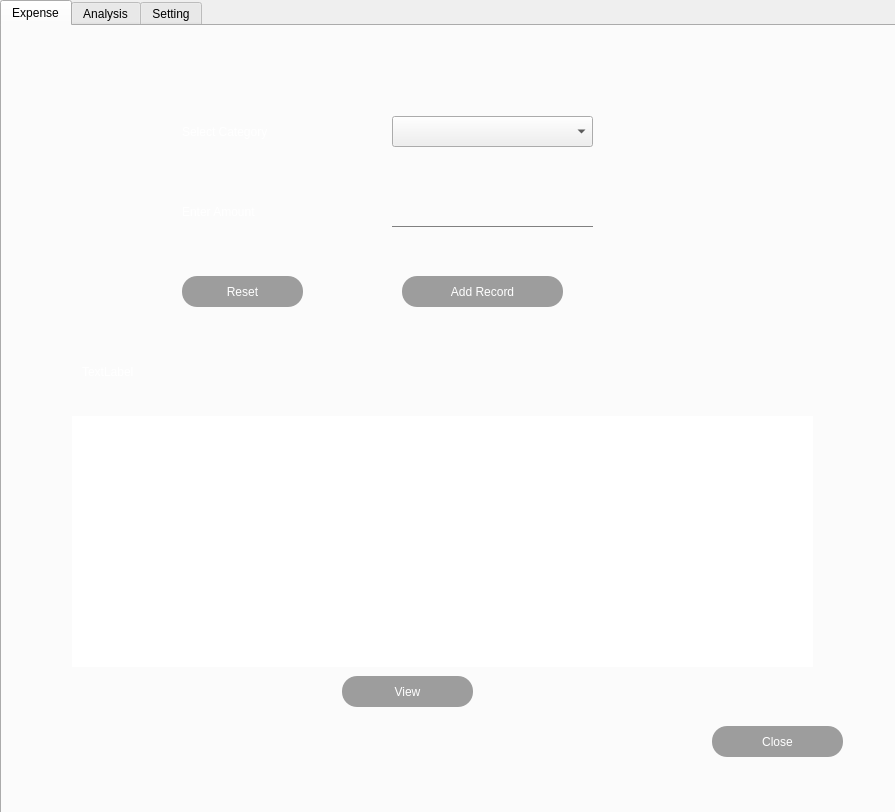
<?xml version="1.0" encoding="UTF-8"?>
<ui version="4.0">
 <class>Form</class>
 <widget class="QWidget" name="Form">
  <property name="geometry">
   <rect>
    <x>0</x>
    <y>0</y>
    <width>895</width>
    <height>812</height>
   </rect>
  </property>
  <property name="windowTitle">
   <string>Form</string>
  </property>
  <property name="styleSheet">
   <string notr="true">QToolButton{
background-color: rgb(114, 188,255);
border-radius: 50px;
}

QFrame{
background-color: rbga(0,181, 255, 50);

border-radius: 15px;
}

QLabel{
background-color:none ;
color: white;
}

QLineEdit{
color: white;
background: transparent;
border: none;
border-bottom: 1px solid gray;
}

QLineEdit:hover{
color: white;
border-bottom: 1px solid rgb(114, 188,255);
}

QPushButton{
background-color: rgba(10,10,10,100);
color: white;
border-radius: 25px;
}

QPushButton:hover{
background-color:rgb(107, 151, 232);
color: white;
}
</string>
  </property>
  <widget class="QLabel" name="label">
   <property name="geometry">
    <rect>
     <x>0</x>
     <y>0</y>
     <width>911</width>
     <height>821</height>
    </rect>
   </property>
   <property name="styleSheet">
    <string notr="true"/>
   </property>
   <property name="text">
    <string/>
   </property>
   <property name="pixmap">
    <pixmap>Resource/bg3.jpg</pixmap>
   </property>
   <property name="scaledContents">
    <bool>true</bool>
   </property>
  </widget>
  <widget class="QTabWidget" name="tabWidget">
   <property name="geometry">
    <rect>
     <x>0</x>
     <y>0</y>
     <width>911</width>
     <height>821</height>
    </rect>
   </property>
   <property name="toolTip">
    <string/>
   </property>
   <property name="styleSheet">
    <string notr="true">font: 12pt &quot;Comic Sans MS&quot;;
QToolButton{
background-color: rgb(114, 188,255);
border-radius: 50px;
}

QFrame{
background-color: rbga(0,181, 255, 50);

border-radius: 15px;
}

QLabel{
background-color:none ;
color: white;
}

QLineEdit{
color: white;
background: transparent;
border: none;
border-bottom: 1px solid gray;
}

QLineEdit:hover{
color: white;
border-bottom: 1px solid rgb(114, 188,255);
}

QPushButton{
background-color: rgba(10,10,10,100);
color: white;
border-radius: 15px;
}

QPushButton:hover{
background-color:rgb(107, 151, 232);
color: white;
border-radius: 15px;
}
</string>
   </property>
   <property name="tabShape">
    <enum>QTabWidget::Rounded</enum>
   </property>
   <property name="currentIndex">
    <number>0</number>
   </property>
   <widget class="QWidget" name="tab">
    <property name="styleSheet">
     <string notr="true">QPushButton{
background-color: rgba(10,10,10,100);
color: white;
border-radius: 15px;
}

QPushButton:hover{
background-color:rgb(107, 151, 232);
color: white;
border-radius: 15px;
}
</string>
    </property>
    <attribute name="title">
     <string>Expense</string>
    </attribute>
    <widget class="QLabel" name="label_2">
     <property name="geometry">
      <rect>
       <x>-10</x>
       <y>0</y>
       <width>911</width>
       <height>811</height>
      </rect>
     </property>
     <property name="text">
      <string/>
     </property>
     <property name="pixmap">
      <pixmap>Resource/bg3.jpg</pixmap>
     </property>
     <property name="scaledContents">
      <bool>true</bool>
     </property>
    </widget>
    <widget class="QLabel" name="label_6">
     <property name="geometry">
      <rect>
       <x>180</x>
       <y>90</y>
       <width>161</width>
       <height>31</height>
      </rect>
     </property>
     <property name="text">
      <string>Select Category</string>
     </property>
    </widget>
    <widget class="QLabel" name="label_7">
     <property name="geometry">
      <rect>
       <x>180</x>
       <y>170</y>
       <width>161</width>
       <height>31</height>
      </rect>
     </property>
     <property name="text">
      <string>Enter Amount</string>
     </property>
    </widget>
    <widget class="QComboBox" name="comboBox">
     <property name="geometry">
      <rect>
       <x>390</x>
       <y>90</y>
       <width>201</width>
       <height>31</height>
      </rect>
     </property>
    </widget>
    <widget class="QLineEdit" name="lineEdit">
     <property name="geometry">
      <rect>
       <x>390</x>
       <y>170</y>
       <width>201</width>
       <height>31</height>
      </rect>
     </property>
    </widget>
    <widget class="QPushButton" name="pushButton">
     <property name="geometry">
      <rect>
       <x>400</x>
       <y>250</y>
       <width>161</width>
       <height>31</height>
      </rect>
     </property>
     <property name="text">
      <string>Add Record</string>
     </property>
    </widget>
    <widget class="QScrollBar" name="verticalScrollBar">
     <property name="geometry">
      <rect>
       <x>790</x>
       <y>390</y>
       <width>20</width>
       <height>251</height>
      </rect>
     </property>
     <property name="orientation">
      <enum>Qt::Vertical</enum>
     </property>
    </widget>
    <widget class="QTableWidget" name="tableWidget">
     <property name="geometry">
      <rect>
       <x>70</x>
       <y>390</y>
       <width>741</width>
       <height>251</height>
      </rect>
     </property>
    </widget>
    <widget class="QLabel" name="label_8">
     <property name="geometry">
      <rect>
       <x>80</x>
       <y>330</y>
       <width>261</width>
       <height>31</height>
      </rect>
     </property>
     <property name="text">
      <string>TextLabel</string>
     </property>
    </widget>
    <widget class="QPushButton" name="pushButton_4">
     <property name="geometry">
      <rect>
       <x>710</x>
       <y>700</y>
       <width>131</width>
       <height>31</height>
      </rect>
     </property>
     <property name="text">
      <string>Close</string>
     </property>
    </widget>
    <widget class="QPushButton" name="pushButton_5">
     <property name="geometry">
      <rect>
       <x>180</x>
       <y>250</y>
       <width>121</width>
       <height>31</height>
      </rect>
     </property>
     <property name="text">
      <string>Reset</string>
     </property>
    </widget>
    <widget class="QPushButton" name="pushButton_3">
     <property name="geometry">
      <rect>
       <x>340</x>
       <y>650</y>
       <width>131</width>
       <height>31</height>
      </rect>
     </property>
     <property name="text">
      <string>View</string>
     </property>
    </widget>
   </widget>
   <widget class="QWidget" name="tab_2">
    <property name="styleSheet">
     <string notr="true">
</string>
    </property>
    <attribute name="title">
     <string>Analysis</string>
    </attribute>
    <widget class="QLabel" name="label_3">
     <property name="geometry">
      <rect>
       <x>-10</x>
       <y>-10</y>
       <width>921</width>
       <height>791</height>
      </rect>
     </property>
     <property name="styleSheet">
      <string notr="true"/>
     </property>
     <property name="text">
      <string/>
     </property>
     <property name="pixmap">
      <pixmap>Resource/bg3.jpg</pixmap>
     </property>
     <property name="scaledContents">
      <bool>true</bool>
     </property>
    </widget>
    <widget class="QLabel" name="label_9">
     <property name="geometry">
      <rect>
       <x>130</x>
       <y>80</y>
       <width>221</width>
       <height>31</height>
      </rect>
     </property>
     <property name="font">
      <font>
       <family>Comic Sans MS</family>
       <pointsize>16</pointsize>
       <weight>50</weight>
       <italic>false</italic>
       <bold>false</bold>
      </font>
     </property>
     <property name="styleSheet">
      <string notr="true">font: 16pt &quot;Comic Sans MS&quot;;</string>
     </property>
     <property name="text">
      <string>Current Analysis</string>
     </property>
    </widget>
    <widget class="QLabel" name="label_10">
     <property name="geometry">
      <rect>
       <x>510</x>
       <y>80</y>
       <width>251</width>
       <height>41</height>
      </rect>
     </property>
     <property name="styleSheet">
      <string notr="true">font: 16pt &quot;Comic Sans MS&quot;;
font: 75 16pt &quot;Comic Sans MS&quot;;</string>
     </property>
     <property name="text">
      <string>Comparison Analysis</string>
     </property>
    </widget>
    <widget class="QLabel" name="label_11">
     <property name="geometry">
      <rect>
       <x>100</x>
       <y>140</y>
       <width>121</width>
       <height>21</height>
      </rect>
     </property>
     <property name="text">
      <string>Current Month</string>
     </property>
    </widget>
    <widget class="QLabel" name="label_12">
     <property name="geometry">
      <rect>
       <x>100</x>
       <y>196</y>
       <width>121</width>
       <height>20</height>
      </rect>
     </property>
     <property name="text">
      <string>Current Year</string>
     </property>
    </widget>
    <widget class="QLabel" name="label_13">
     <property name="geometry">
      <rect>
       <x>100</x>
       <y>240</y>
       <width>131</width>
       <height>31</height>
      </rect>
     </property>
     <property name="styleSheet">
      <string notr="true">QToolButton{
background-color: rgb(114, 188,255);
border-radius: 50px;
}

QFrame{
background-color: rbga(0,181, 255, 50);

border-radius: 15px;
}

QLabel{
background-color:none ;
color: white;
}

QLineEdit{
color: white;
background: transparent;
border: none;
border-bottom: 1px solid gray;
}

QLineEdit:hover{
color: white;
border-bottom: 1px solid rgb(114, 188,255);
}

QPushButton{
background-color: rgba(10,10,10,100);
color: white;
border-radius: 25px;
}

QPushButton:hover{
background-color:rgb(107, 151, 232);
color: white;
}</string>
     </property>
     <property name="text">
      <string>Total Budget</string>
     </property>
    </widget>
    <widget class="QLabel" name="label_14">
     <property name="geometry">
      <rect>
       <x>480</x>
       <y>140</y>
       <width>151</width>
       <height>31</height>
      </rect>
     </property>
     <property name="text">
      <string>Compare to Month</string>
     </property>
    </widget>
    <widget class="QLabel" name="label_15">
     <property name="geometry">
      <rect>
       <x>480</x>
       <y>190</y>
       <width>161</width>
       <height>31</height>
      </rect>
     </property>
     <property name="text">
      <string>Compare to Year</string>
     </property>
    </widget>
    <widget class="QLabel" name="label_16">
     <property name="geometry">
      <rect>
       <x>490</x>
       <y>240</y>
       <width>131</width>
       <height>31</height>
      </rect>
     </property>
     <property name="text">
      <string>Total Budget</string>
     </property>
    </widget>
    <widget class="QLabel" name="label_17">
     <property name="geometry">
      <rect>
       <x>100</x>
       <y>290</y>
       <width>131</width>
       <height>21</height>
      </rect>
     </property>
     <property name="text">
      <string>Total Expense</string>
     </property>
    </widget>
    <widget class="QLabel" name="label_18">
     <property name="geometry">
      <rect>
       <x>490</x>
       <y>290</y>
       <width>121</width>
       <height>16</height>
      </rect>
     </property>
     <property name="text">
      <string>Total Expense</string>
     </property>
    </widget>
    <widget class="QLineEdit" name="lineEdit_2">
     <property name="geometry">
      <rect>
       <x>260</x>
       <y>140</y>
       <width>113</width>
       <height>22</height>
      </rect>
     </property>
    </widget>
    <widget class="QLineEdit" name="lineEdit_3">
     <property name="geometry">
      <rect>
       <x>260</x>
       <y>190</y>
       <width>111</width>
       <height>22</height>
      </rect>
     </property>
    </widget>
    <widget class="QLineEdit" name="lineEdit_6">
     <property name="geometry">
      <rect>
       <x>670</x>
       <y>140</y>
       <width>121</width>
       <height>22</height>
      </rect>
     </property>
    </widget>
    <widget class="QLineEdit" name="lineEdit_7">
     <property name="geometry">
      <rect>
       <x>670</x>
       <y>190</y>
       <width>121</width>
       <height>22</height>
      </rect>
     </property>
    </widget>
    <widget class="QPushButton" name="pushButton_2">
     <property name="geometry">
      <rect>
       <x>130</x>
       <y>380</y>
       <width>231</width>
       <height>28</height>
      </rect>
     </property>
     <property name="styleSheet">
      <string notr="true"/>
     </property>
     <property name="text">
      <string>Summary</string>
     </property>
    </widget>
    <widget class="QPushButton" name="pushButton_6">
     <property name="geometry">
      <rect>
       <x>530</x>
       <y>380</y>
       <width>231</width>
       <height>28</height>
      </rect>
     </property>
     <property name="text">
      <string>Summary</string>
     </property>
    </widget>
    <widget class="QPushButton" name="pushButton_7">
     <property name="geometry">
      <rect>
       <x>130</x>
       <y>440</y>
       <width>231</width>
       <height>28</height>
      </rect>
     </property>
     <property name="text">
      <string>Current Analysis</string>
     </property>
    </widget>
    <widget class="QPushButton" name="pushButton_8">
     <property name="geometry">
      <rect>
       <x>530</x>
       <y>440</y>
       <width>231</width>
       <height>28</height>
      </rect>
     </property>
     <property name="text">
      <string>Comparsion</string>
     </property>
    </widget>
    <widget class="QLCDNumber" name="lcdNumber">
     <property name="geometry">
      <rect>
       <x>260</x>
       <y>240</y>
       <width>111</width>
       <height>23</height>
      </rect>
     </property>
    </widget>
    <widget class="QLCDNumber" name="lcdNumber_2">
     <property name="geometry">
      <rect>
       <x>260</x>
       <y>290</y>
       <width>111</width>
       <height>23</height>
      </rect>
     </property>
    </widget>
    <widget class="QLCDNumber" name="lcdNumber_3">
     <property name="geometry">
      <rect>
       <x>670</x>
       <y>240</y>
       <width>121</width>
       <height>23</height>
      </rect>
     </property>
    </widget>
    <widget class="QLCDNumber" name="lcdNumber_4">
     <property name="geometry">
      <rect>
       <x>670</x>
       <y>290</y>
       <width>121</width>
       <height>23</height>
      </rect>
     </property>
    </widget>
    <widget class="QPushButton" name="pushButton_10">
     <property name="geometry">
      <rect>
       <x>260</x>
       <y>610</y>
       <width>391</width>
       <height>28</height>
      </rect>
     </property>
     <property name="text">
      <string> Year Wise Analysis</string>
     </property>
    </widget>
    <widget class="QPushButton" name="pushButton_11">
     <property name="geometry">
      <rect>
       <x>260</x>
       <y>670</y>
       <width>391</width>
       <height>28</height>
      </rect>
     </property>
     <property name="text">
      <string>Month wise Analysis</string>
     </property>
    </widget>
   </widget>
   <widget class="QWidget" name="tab_3">
    <property name="styleSheet">
     <string notr="true">font: 75 12pt &quot;Comic Sans MS&quot;;
QToolButton{
background-color: rgb(114, 188,255);
border-radius: 50px;
}

QFrame{
background-color: rbga(0,181, 255, 50);

border-radius: 15px;
}

QLabel{
background-color:none ;
color: white;
}

QLineEdit{
color: white;
background: transparent;
border: none;
border-bottom: 1px solid gray;
}

QLineEdit:hover{
color: white;
border-bottom: 1px solid rgb(114, 188,255);
}

QPushButton{
background-color: rgba(10,10,10,100);
color: white;
border-radius: 25px;
}

QPushButton:hover{
background-color:rgb(107, 151, 232);
color: white;
}
</string>
    </property>
    <attribute name="title">
     <string>Setting</string>
    </attribute>
    <widget class="QLabel" name="label_4">
     <property name="geometry">
      <rect>
       <x>-20</x>
       <y>0</y>
       <width>921</width>
       <height>791</height>
      </rect>
     </property>
     <property name="styleSheet">
      <string notr="true">font:14pt &quot;Comic Sans MS&quot;;

</string>
     </property>
     <property name="text">
      <string/>
     </property>
     <property name="pixmap">
      <pixmap>Resource/bg3.jpg</pixmap>
     </property>
     <property name="scaledContents">
      <bool>true</bool>
     </property>
    </widget>
    <widget class="QLabel" name="label_19">
     <property name="geometry">
      <rect>
       <x>90</x>
       <y>190</y>
       <width>201</width>
       <height>31</height>
      </rect>
     </property>
     <property name="text">
      <string>Enter Budget</string>
     </property>
    </widget>
    <widget class="QLabel" name="label_20">
     <property name="geometry">
      <rect>
       <x>70</x>
       <y>350</y>
       <width>301</width>
       <height>31</height>
      </rect>
     </property>
     <property name="text">
      <string>Wants to receive Notification?</string>
     </property>
    </widget>
    <widget class="QLineEdit" name="lineEdit_4">
     <property name="geometry">
      <rect>
       <x>300</x>
       <y>190</y>
       <width>191</width>
       <height>22</height>
      </rect>
     </property>
    </widget>
    <widget class="QCheckBox" name="checkBox">
     <property name="geometry">
      <rect>
       <x>430</x>
       <y>360</y>
       <width>171</width>
       <height>21</height>
      </rect>
     </property>
     <property name="styleSheet">
      <string notr="true">color:rgb(255, 255, 255);</string>
     </property>
     <property name="text">
      <string>Notification</string>
     </property>
    </widget>
    <widget class="QLabel" name="label_5">
     <property name="geometry">
      <rect>
       <x>90</x>
       <y>110</y>
       <width>151</width>
       <height>21</height>
      </rect>
     </property>
     <property name="text">
      <string>Enter month</string>
     </property>
    </widget>
    <widget class="QComboBox" name="comboBox_2">
     <property name="geometry">
      <rect>
       <x>300</x>
       <y>110</y>
       <width>191</width>
       <height>31</height>
      </rect>
     </property>
    </widget>
    <widget class="QPushButton" name="pushButton_9">
     <property name="geometry">
      <rect>
       <x>310</x>
       <y>250</y>
       <width>141</width>
       <height>28</height>
      </rect>
     </property>
     <property name="text">
      <string>Add budget</string>
     </property>
    </widget>
   </widget>
  </widget>
 </widget>
 <resources/>
 <connections/>
</ui>
